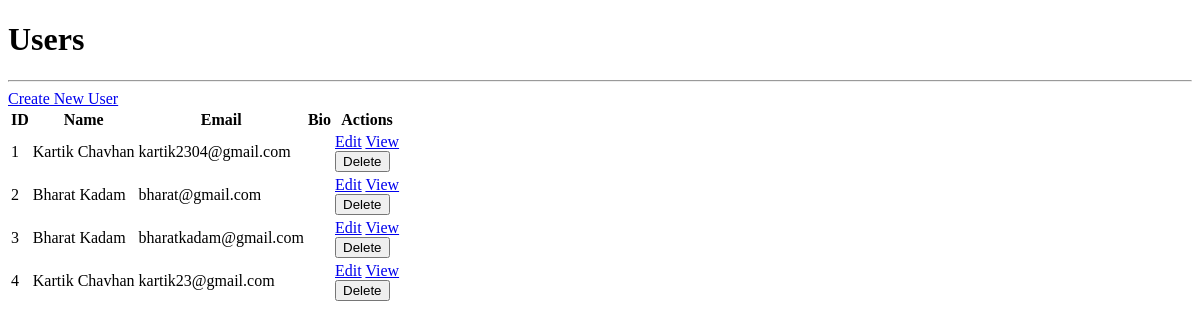
/users, run on an earlier commit of the app's database.
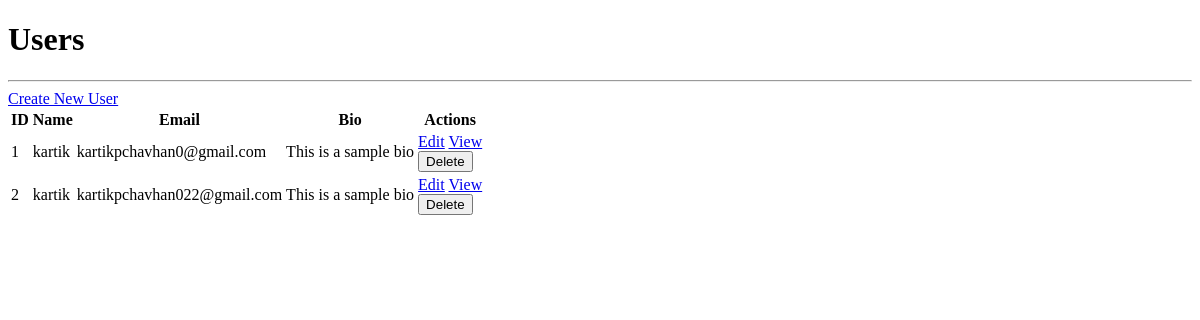
And on a later commit of the database.
### flask_tutorial/app.py (models this page shows)
class user(db.Model):
    __tablename__ = 'users'
    id = db.Column(db.Integer, primary_key=True)
    name = db.Column(db.String(100), nullable=False)
    email = db.Column(db.String(100), unique=True, nullable=False)
    profile = db.relationship('profile', backref='user', uselist=False)

class profile(db.Model):
    __tablename__ = 'profile'
    id = db.Column(db.Integer, primary_key=True)
    bio = db.Column(db.Text, nullable=True)
    user_id = db.Column(db.Integer, db.ForeignKey('users.id'), nullable=True)

### flask_tutorial/app.py (the view)
@app.route('/users')
def users():
    users = user.query.order_by(user.id.asc()).all()
    form = MyForm()
    return render_template('users/index.html', users=users , form=form)

### flask_tutorial/form.py
class MyForm(FlaskForm):
    name = StringField('Name', validators=[DataRequired()])
    email = StringField('Email', validators=[DataRequired(), Email()])
    bio = TextAreaField('Bio', validators=[DataRequired()])
    submit = SubmitField('Submit')

### flask_tutorial/templates/users/index.html (shortened to what this page needs)
<!DOCTYPE html>
<html lang="en">
<head>
</head>
<body>
    <h1>Users</h1>
    <hr>
    <a href="{{ url_for('create_user') }}">Create New User</a>
    <table>
        <thead>
            <tr>
                <th>ID</th>
                <th>Name</th>
                <th>Email</th>
                <th>Bio</th>
                <th>Actions</th>
            </tr>
        </thead>
        <tbody>
            {% for user in users %}
            <tr>
                <td>{{loop.index}}</td>
                <td>{{ user.name }}</td>
                <td>{{ user.email }}</td>
                <td>{{ user.profile.bio }}</td>
                <td>
                    <a href = "/users/{{ user.id }}/edit">Edit</a>
                    <a href = "/users/{{ user.id }}">View</a> <br>
                    <form action={{ url_for('delete_user', id=user.id) }} method="post" style="display: inline;">
                        <input type="submit" value="Delete" onclick="return confirm('Are you sure you want to delete this user?');">
                    </form>
                </td>
            </tr>
            {% endfor %}
        </tbody>
    </table>
</body>
</html>

What changed in the data, as far as the page shows it:
removed user: name "Bharat Kadam", email "bharatkadam@gmail.com"
removed user: name "Kartik Chavhan", email "kartik23@gmail.com"
changed user: name "Kartik Chavhan" → "kartik"; email "kartik2304@gmail.com" → "kartikpchavhan0@gmail.com"; profile.bio (not shown) → "This is a sample bio"
changed user: name "Bharat Kadam" → "kartik"; email "bharat@gmail.com" → "kartikpchavhan022@gmail.com"; profile.bio (not shown) → "This is a sample bio"
